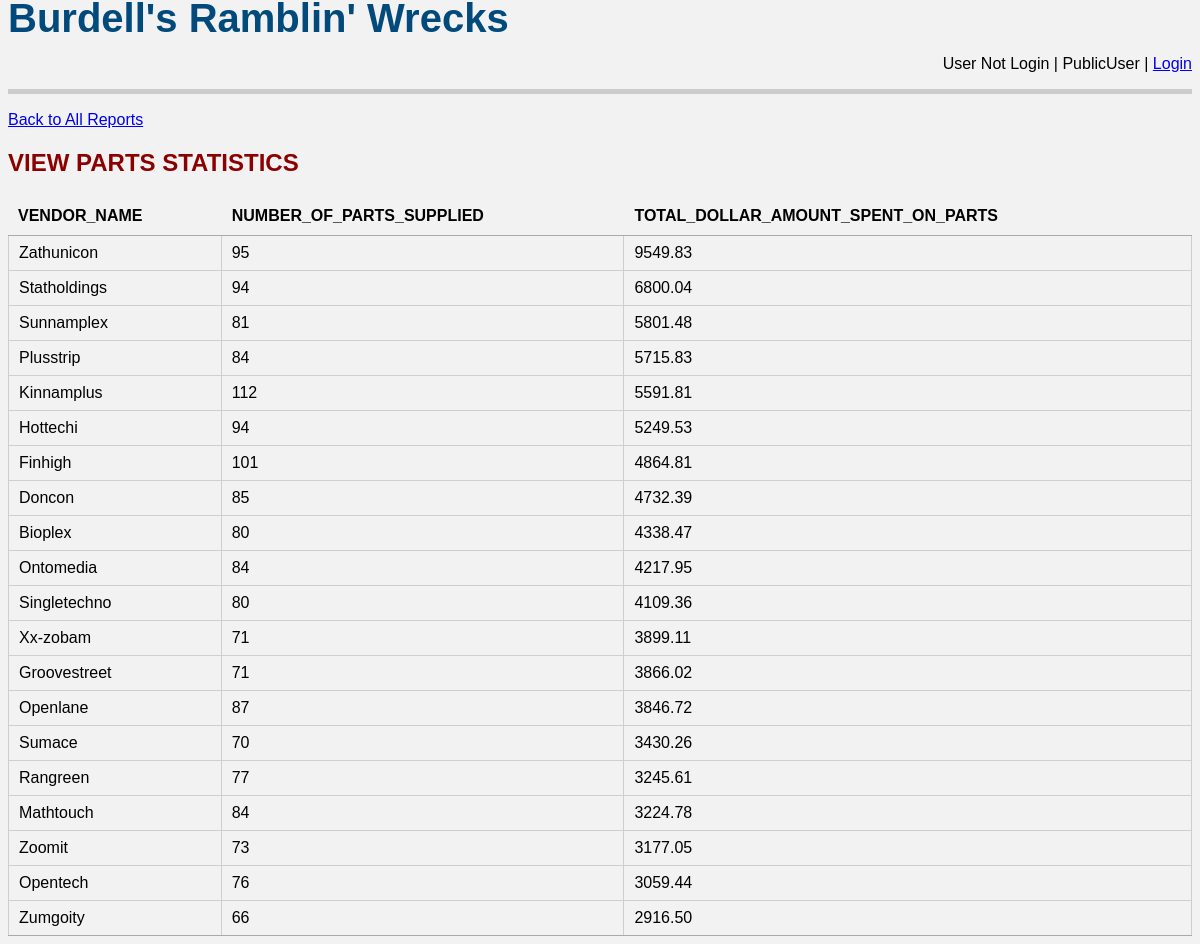
The app's page /report_parts_statistics.php with its own data.
### tables this page shows
CREATE TABLE `Vendor` (
  `vendor_name` varchar(100) NOT NULL,
  `phone_number` varchar(15) NOT NULL,
  `street` varchar(125) NOT NULL,
  `city` varchar(50) NOT NULL,
  `state` varchar(30) NOT NULL,
  `postal_code` varchar(10) NOT NULL
);

### lib/html_table.php (the view)
<?php
function html_table($data = array(),$table_id)
  {
  $header = array_keys($data[0]);
  foreach ($header as $headeritem) {
    $headeritem=strtoupper($headeritem);
    $headeritems[] = "<th>{$headeritem}</th>";
  }
  $rows = array();
  foreach ($data as $row) {
  $cells = array();
      foreach ($row as $cell) {
        $cells[] = "<td>{$cell}</td>";
      }
  $rows[] = "<tr>" . implode('', $cells) . "</tr>";
  }
return "<table id=$table_id class='cell-border' style='width:100%'>" . "<thead>" . implode('', $headeritems) ."</thead>" . "<tbody>" . implode('', $rows) . "</tbody>" . "</table>";
}
?>

### css/theme.css (style rules this page uses)
html { margin:0; padding:0; background-color: #f2f2f2; }
body { font-family: arial; }

### records on screen
vendor: vendor_name "Zathunicon"
vendor: vendor_name "Statholdings"
vendor: vendor_name "Sunnamplex"
vendor: vendor_name "Plusstrip"
vendor: vendor_name "Kinnamplus"
vendor: vendor_name "Hottechi"
vendor: vendor_name "Finhigh"
vendor: vendor_name "Doncon"
vendor: vendor_name "Bioplex"
vendor: vendor_name "Ontomedia"
vendor: vendor_name "Singletechno"
vendor: vendor_name "Xx-zobam"
vendor: vendor_name "Groovestreet"
vendor: vendor_name "Openlane"
vendor: vendor_name "Sumace"
vendor: vendor_name "Rangreen"
vendor: vendor_name "Mathtouch"
vendor: vendor_name "Zoomit"
vendor: vendor_name "Opentech"
vendor: vendor_name "Zumgoity"

### other values on screen
$login_session "User Not Login"
$login_usertype "PublicUser"
$headeritem "VENDOR_NAME NUMBER_OF_PARTS_SUPPLIED TOTAL_DOLLAR_AMOUNT_SPENT_ON_PARTS"
